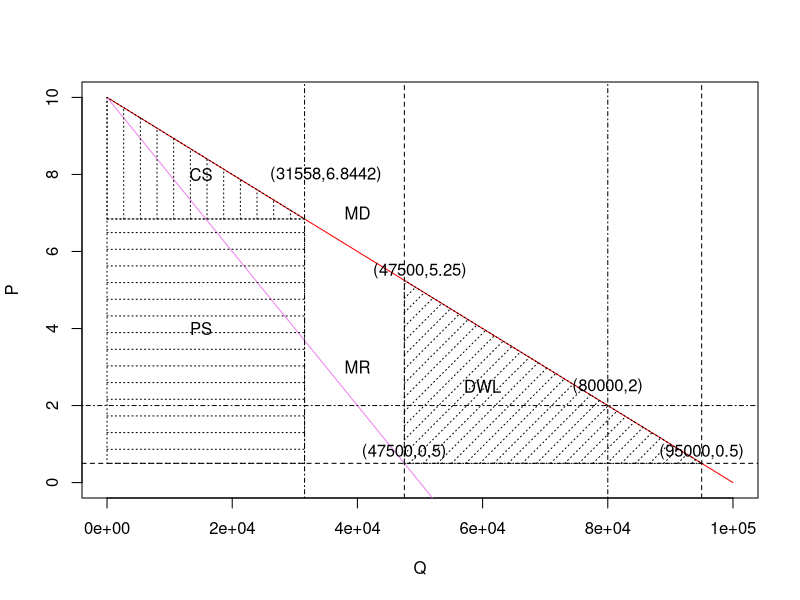
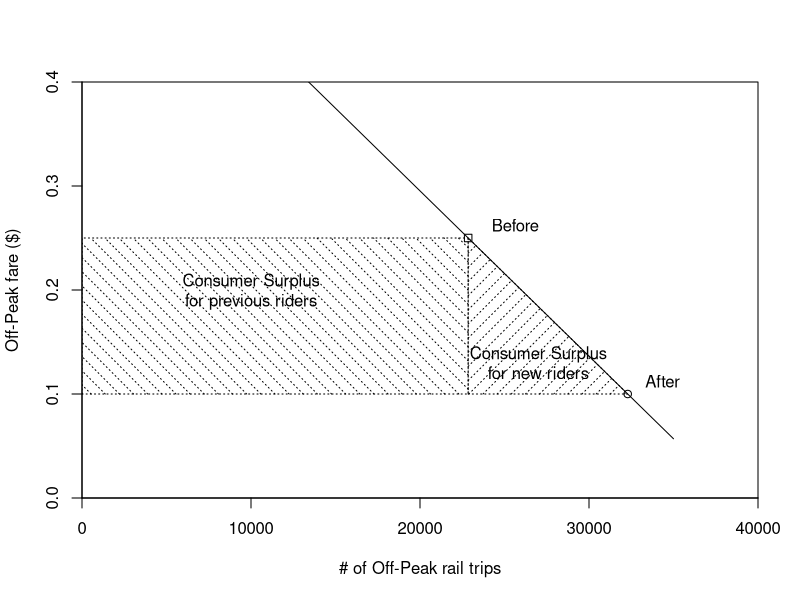
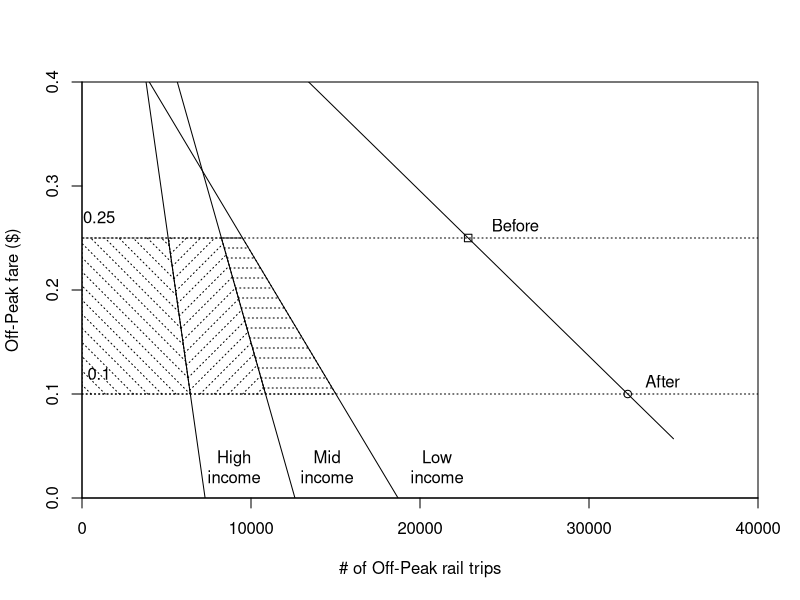
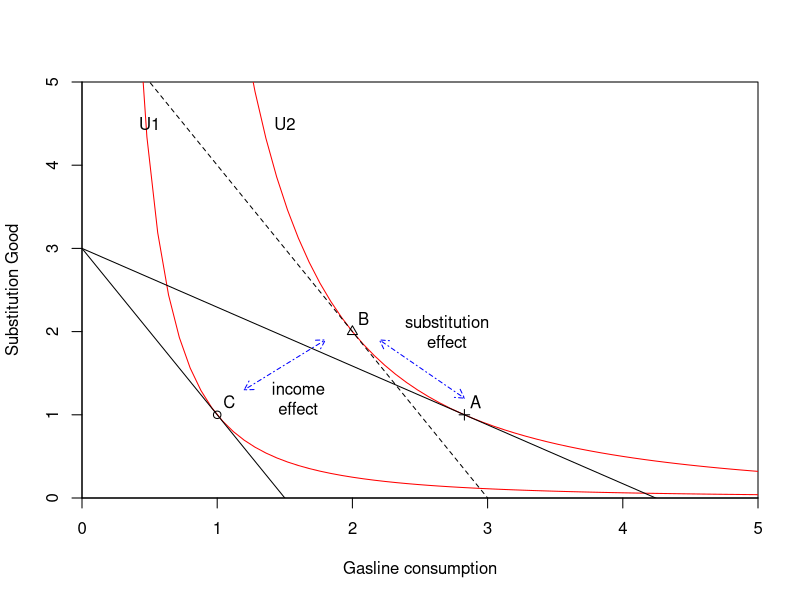
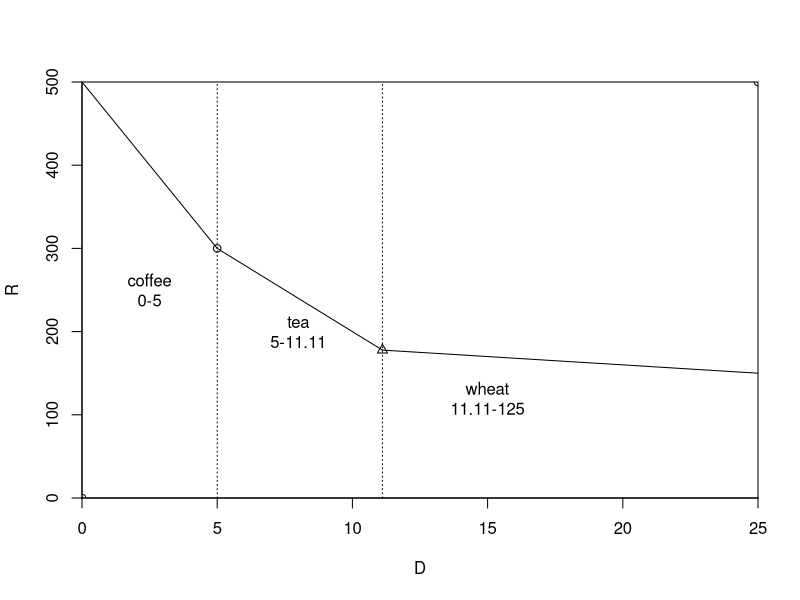

Recreate these plots in R, in order.
## ---- chunk 1
curve(10-0.0001*x, 0, 100000,col = "red",xlab ="Q", ylab ="P");text(40000,7, "MD")
curve(10-0.0002*x, add = TRUE, col = "violet");text(40000,3, "MR")
abline(h = 0.5, lty = 2);abline(h = 2, lty = 4)
abline(v =95000, lty=2);text(95000,0.8, "(95000,0.5)")
abline(v =47500, lty=2);text(50000,5.5, "(47500,5.25)");text(47500,0.8, "(47500,0.5)")
abline(v =80000, lty=4);text(80000,2.5, "(80000,2)")
polygon(x=c(47500,95000,47500), y=c(0.5,0.5,5.25), density=10, angle=45,lty =3);text(60000,2.5, "DWL")
abline(v =31558, lty=4);text(35000,8, "(31558,6.8442)")
polygon(x=c(0,31558,0), y=c(6.8442,6.8442,10), density=6, angle=90,lty =3);text(15000,8, "CS")
polygon(x=c(0,31558,31558,0), y=c(0.5,0.5,6.8442,6.8442), density=6, angle=0,lty =3);text(15000,4, "PS")
## ---- chunk 2
plot(c(0,40000), c(0,0.4), type = "n",xlab ="# of Off-Peak rail trips", ylab ="Off-Peak fare ($)",xaxs = "i",yaxs = "i")
curve(0.6130826+(0.1-0.25)/(32290-22850)*x, 10000, 35000, add = TRUE)
points(22850, 0.25, pch =0);text(22850, 0.25,"Before",adj=c(-0.5,-0.5))
points(32290, 0.10, pch =1);text(32290, 0.10,"After",adj=c(-0.5,-0.5))
polygon(x=c(0,22850,22850,0), y=c(0.1,0.1,0.25,0.25), density=10, angle=-45,lty =3);text(10000,0.2, "Consumer Surplus
for previous riders")
polygon(x=c(22850,32290,22850), y=c(0.1,0.1,0.25), density=10, angle=45,lty =3);text(27000,0.13, "Consumer Surplus
for new riders")
## ---- chunk 3
plot(c(0,40000), c(0,0.4), type = "n",xlab ="# of Off-Peak rail trips", ylab ="Off-Peak fare ($)",xaxs = "i",yaxs = "i")
curve(0.25-(0.1-0.25)/(15020-9500)*9500+(0.1-0.25)/(15020-9500)*x, 0, 35000, add = TRUE);text(21000,0.03, "Low
income")
curve(0.25-(0.1-0.25)/(10860-8250)*8250+(0.1-0.25)/(10860-8250)*x, 0, 35000, add = TRUE);text(14500,0.03, "Mid
income")
curve(0.25-(0.1-0.25)/(6410-5100)*5100+(0.1-0.25)/(6410-5100)*x, 0, 35000, add = TRUE);text(9000,0.03, "High
income")
curve(0.6130826+(0.1-0.25)/(32290-22850)*x, 0, 35000, add = TRUE)
points(22850, 0.25, pch =0);text(22850, 0.25,"Before",adj=c(-0.5,-0.5))
points(32290, 0.10, pch =1);text(32290, 0.10,"After",adj=c(-0.5,-0.5))
polygon(x=c(0,6410,5100,0), y=c(0.1,0.1,0.25,0.25), density=10, angle=-45,lty =3)
polygon(x=c(6410,10860,8250,5100), y=c(0.1,0.1,0.25,0.25), density=10, angle=45,lty =3)
polygon(x=c(10860,15020,9500,8250), y=c(0.1,0.1,0.25,0.25), density=10, angle=0,lty =3)
abline(h =0.25, lty=3);text(1000,0.27, "0.25");abline(h =0.1, lty=3);text(1000,0.12, "0.1")
## ---- chunk 4
plot(c(0,5), c(0,5), type = "n",xlab ="Gasline consumption", ylab ="Substitution Good",xaxs = "i",yaxs = "i")
curve(x^(-2), 0, 8,col = "red",add = TRUE,);text(0.5,4.5, "U1");
abline(a=3,b=-2, lty = 1);points(1,1, pch =1);text(1,1,"C",adj=c(-0.5,-0.5))
curve(8*(x)^(-2), 0, 8,col = "red",add = TRUE,);text(1.5,4.5, "U2");
abline(a=6,b=-2, lty=2);points(2,2, pch =2);text(2,2,"B",adj=c(-0.5,-0.5))
abline(a=3,b=-2^(-1/2), lty=1);points(sqrt(8),1, pch =3);text(sqrt(8),1,"A",adj=c(-0.5,-0.5))
arrows(sqrt(8),1.2,2.2,1.9, length = 0.1, code = 3, col ="blue", lty = 4)
arrows(1.2,1.3,1.8,1.9, length = 0.1, code = 3, col ="blue", lty = 4)
text(2.7,2, "substitution
effect")
text(1.6,1.2, "income
effect")
## ---- chunk 5
plot(c(0,25), c(0,500),xlab ="D", ylab ="R",xaxs = "i",yaxs = "i")
curve(500-40*x, 0, 5,add = TRUE);text(2.5,250, "coffee
0-5");points(5,300, pch =1)
curve(400-20*x, 5,100/9,add = TRUE);text(8,200, "tea
5-11.11");points(100/9,1600/9, pch =2)
curve(200-2*x, 100/9,125,add = TRUE);text(15,120, "wheat
11.11-125")
abline(v=5, lty=3);abline(v=100/9, lty=3)
